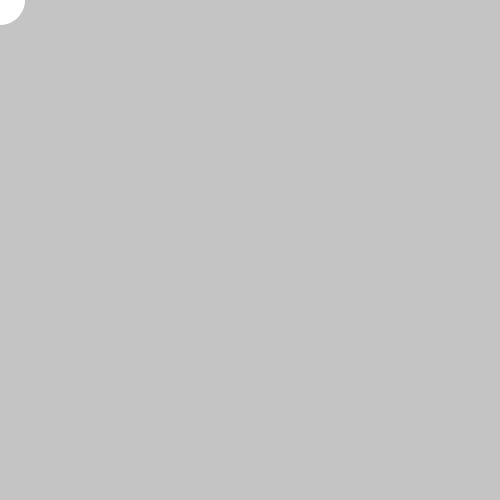
Frame 1 (no input)
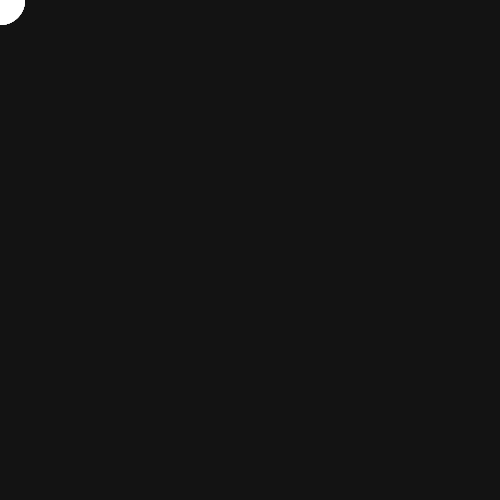
Frame 60 (the mouse pressed at the canvas centre just before this capture)
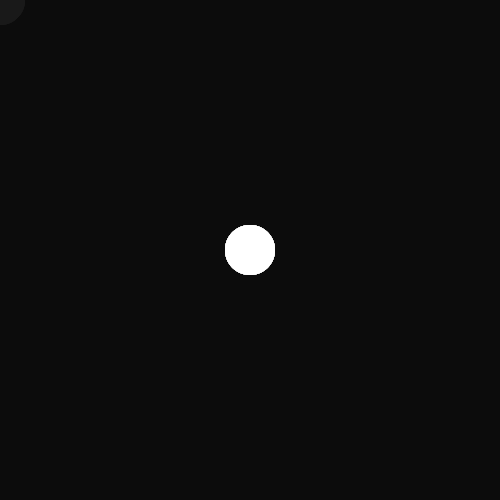
Frame 120 (the mouse held since frame 60 and released just before this capture)

The Processing sketch that drew these frames (run headless with seeded random() and noise(); from frame 60 on, the mouse is pressed at the canvas centre):

// Processing sketch: Day05_6_sketching_tool_withAlpha
// ── Day05_6_sketching_tool_withAlpha.pde

void setup () {

  size(500, 500);
  //  background(0);
  smooth();
  noStroke();
}

void draw() {

  fill(0, 10);
  rect(0, 0, width, height);

  fill(255);
  ellipse(mouseX, mouseY, 50, 50);
}
